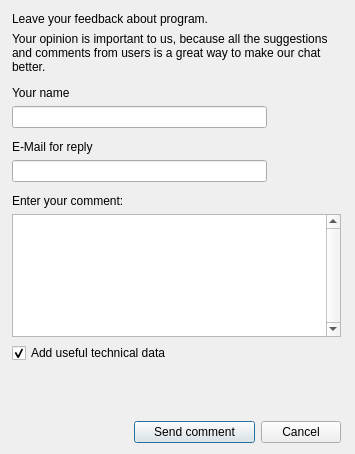
<?xml version="1.0" encoding="UTF-8"?>
<ui version="4.0">
 <class>CommentDialogClass</class>
 <widget class="QDialog" name="CommentDialogClass">
  <property name="geometry">
   <rect>
    <x>0</x>
    <y>0</y>
    <width>355</width>
    <height>454</height>
   </rect>
  </property>
  <property name="sizePolicy">
   <sizepolicy hsizetype="Fixed" vsizetype="Fixed">
    <horstretch>0</horstretch>
    <verstretch>0</verstretch>
   </sizepolicy>
  </property>
  <property name="minimumSize">
   <size>
    <width>355</width>
    <height>350</height>
   </size>
  </property>
  <property name="windowTitle">
   <string>Your comments</string>
  </property>
  <layout class="QVBoxLayout" name="verticalLayout">
   <property name="spacing">
    <number>12</number>
   </property>
   <property name="leftMargin">
    <number>12</number>
   </property>
   <property name="topMargin">
    <number>12</number>
   </property>
   <property name="rightMargin">
    <number>14</number>
   </property>
   <item>
    <layout class="QVBoxLayout" name="vertLayoutHeader">
     <item>
      <widget class="CustomLabel" name="lblHead">
       <property name="sizePolicy">
        <sizepolicy hsizetype="Preferred" vsizetype="Fixed">
         <horstretch>0</horstretch>
         <verstretch>0</verstretch>
        </sizepolicy>
       </property>
       <property name="text">
        <string>Leave your feedback about program.</string>
       </property>
      </widget>
     </item>
     <item>
      <widget class="CustomLabel" name="lblBody">
       <property name="sizePolicy">
        <sizepolicy hsizetype="Preferred" vsizetype="Minimum">
         <horstretch>0</horstretch>
         <verstretch>0</verstretch>
        </sizepolicy>
       </property>
       <property name="text">
        <string>Your opinion is important to us, because all the suggestions and comments from users is a great way to make our chat better.</string>
       </property>
       <property name="wordWrap">
        <bool>true</bool>
       </property>
      </widget>
     </item>
    </layout>
   </item>
   <item>
    <layout class="QVBoxLayout" name="vertLayoutName">
     <item>
      <widget class="CustomLabel" name="lblYourName">
       <property name="sizePolicy">
        <sizepolicy hsizetype="Preferred" vsizetype="Fixed">
         <horstretch>0</horstretch>
         <verstretch>0</verstretch>
        </sizepolicy>
       </property>
       <property name="text">
        <string>Your name</string>
       </property>
      </widget>
     </item>
     <item>
      <widget class="QLineEdit" name="lneYourName">
       <property name="sizePolicy">
        <sizepolicy hsizetype="Fixed" vsizetype="Fixed">
         <horstretch>0</horstretch>
         <verstretch>0</verstretch>
        </sizepolicy>
       </property>
       <property name="minimumSize">
        <size>
         <width>255</width>
         <height>0</height>
        </size>
       </property>
      </widget>
     </item>
    </layout>
   </item>
   <item>
    <layout class="QVBoxLayout" name="verticalLayout_2">
     <item>
      <widget class="CustomLabel" name="lblEMail">
       <property name="text">
        <string>E-Mail for reply</string>
       </property>
      </widget>
     </item>
     <item>
      <widget class="QLineEdit" name="lneEMail">
       <property name="sizePolicy">
        <sizepolicy hsizetype="Fixed" vsizetype="Fixed">
         <horstretch>0</horstretch>
         <verstretch>0</verstretch>
        </sizepolicy>
       </property>
       <property name="minimumSize">
        <size>
         <width>255</width>
         <height>0</height>
        </size>
       </property>
      </widget>
     </item>
    </layout>
   </item>
   <item>
    <layout class="QVBoxLayout" name="vertLayoutComment">
     <item>
      <widget class="CustomLabel" name="lblComment">
       <property name="text">
        <string>Enter your comment:</string>
       </property>
      </widget>
     </item>
     <item>
      <widget class="QTextEdit" name="tedComment">
       <property name="sizePolicy">
        <sizepolicy hsizetype="Expanding" vsizetype="Preferred">
         <horstretch>0</horstretch>
         <verstretch>0</verstretch>
        </sizepolicy>
       </property>
       <property name="maximumSize">
        <size>
         <width>16777215</width>
         <height>125</height>
        </size>
       </property>
       <property name="verticalScrollBarPolicy">
        <enum>Qt::ScrollBarAlwaysOn</enum>
       </property>
       <property name="horizontalScrollBarPolicy">
        <enum>Qt::ScrollBarAlwaysOff</enum>
       </property>
      </widget>
     </item>
     <item>
      <widget class="QCheckBox" name="chbAddTechData">
       <property name="text">
        <string>Add useful technical data</string>
       </property>
       <property name="checkable">
        <bool>true</bool>
       </property>
       <property name="checked">
        <bool>true</bool>
       </property>
      </widget>
     </item>
     <item>
      <widget class="CustomLabel" name="lblTechData">
       <property name="text">
        <string/>
       </property>
      </widget>
     </item>
    </layout>
   </item>
   <item>
    <layout class="QHBoxLayout" name="horizontalLayout">
     <item>
      <widget class="CustomLabel" name="lblSendCommentStatus">
       <property name="text">
        <string/>
       </property>
       <property name="textFormat">
        <enum>Qt::PlainText</enum>
       </property>
       <property name="scaledContents">
        <bool>true</bool>
       </property>
       <property name="wordWrap">
        <bool>true</bool>
       </property>
      </widget>
     </item>
    </layout>
   </item>
   <item>
    <spacer name="verticalSpacer">
     <property name="orientation">
      <enum>Qt::Vertical</enum>
     </property>
     <property name="sizeHint" stdset="0">
      <size>
       <width>20</width>
       <height>0</height>
      </size>
     </property>
    </spacer>
   </item>
   <item>
    <layout class="QHBoxLayout" name="buttonsLayout">
     <item>
      <spacer name="horizontalSpacer">
       <property name="orientation">
        <enum>Qt::Horizontal</enum>
       </property>
       <property name="sizeHint" stdset="0">
        <size>
         <width>40</width>
         <height>20</height>
        </size>
       </property>
      </spacer>
     </item>
     <item>
      <widget class="QPushButton" name="pbtSendComment">
       <property name="sizePolicy">
        <sizepolicy hsizetype="MinimumExpanding" vsizetype="Fixed">
         <horstretch>0</horstretch>
         <verstretch>0</verstretch>
        </sizepolicy>
       </property>
       <property name="minimumSize">
        <size>
         <width>120</width>
         <height>0</height>
        </size>
       </property>
       <property name="text">
        <string>Send comment</string>
       </property>
       <property name="autoDefault">
        <bool>false</bool>
       </property>
       <property name="default">
        <bool>true</bool>
       </property>
      </widget>
     </item>
     <item>
      <widget class="QPushButton" name="pbtClose">
       <property name="text">
        <string>Cancel</string>
       </property>
       <property name="autoDefault">
        <bool>false</bool>
       </property>
      </widget>
     </item>
    </layout>
   </item>
  </layout>
 </widget>
 <layoutdefault spacing="6" margin="11"/>
 <customwidgets>
  <customwidget>
   <class>CustomLabel</class>
   <extends>QLabel</extends>
   <header location="global">utils/customlabel.h</header>
  </customwidget>
 </customwidgets>
 <resources/>
 <connections>
  <connection>
   <sender>pbtClose</sender>
   <signal>clicked()</signal>
   <receiver>CommentDialogClass</receiver>
   <slot>reject()</slot>
   <hints>
    <hint type="sourcelabel">
     <x>317</x>
     <y>415</y>
    </hint>
    <hint type="destinationlabel">
     <x>349</x>
     <y>294</y>
    </hint>
   </hints>
  </connection>
 </connections>
</ui>
